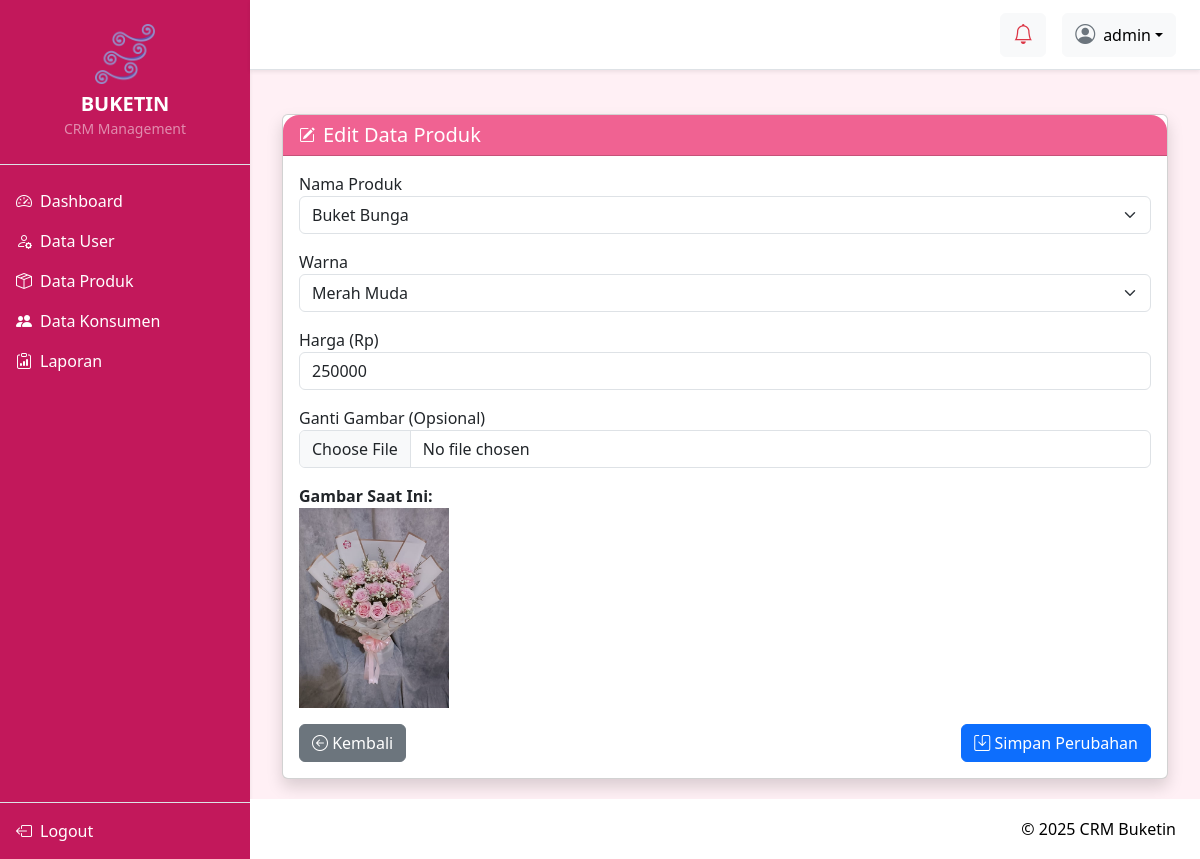
Screenshot of /controller/edit_produk.php?id=3 (signed in) with the database file from the repository.
### tables this page shows
CREATE TABLE `produk` (
  `id` int(11) NOT NULL,
  `nama` varchar(100) NOT NULL,
  `warna` varchar(50) NOT NULL,
  `harga` int(11) NOT NULL,
  `gambar` varchar(255) DEFAULT NULL
);

### controller/edit_produk.php (the view, shortened to what this page needs)
<?php
include '../connect/database.php';
$id = $_GET['id'];
$data = $conn->query("SELECT * FROM produk WHERE id='$id'");
$row = $data->fetch_assoc();
?>
<!DOCTYPE html>
<html lang="id">
<head>
    <link href="https://cdn.jsdelivr.net/npm/bootstrap@5.3.0/dist/css/bootstrap.min.css" rel="stylesheet">
    <link href="https://cdn.jsdelivr.net/npm/bootstrap-icons@1.10.5/font/bootstrap-icons.css" rel="stylesheet">
</head>
<body>
<?php include '../layout/navbar.php'; ?>
<div class="main-content">
    <?php include '../layout/header.php'; ?>
    <div class="content-wrapper">
        <div class="container mt-4">
            <div class="card shadow">
                <div class="card-header bg-warning text-dark d-flex align-items-center">
                    <i class="bi bi-pencil-square me-2"></i>
                    <h5 class="mb-0">Edit Data Produk</h5>
                </div>
                <div class="card-body">
                    <form method="POST" enctype="multipart/form-data">
                        <div class="mb-3">
                            <label for="nama">Nama Produk</label>
                            <select name="nama" id="nama" class="form-select" required>
                                <?php
                                $produkList = ['Buket Bunga', 'Buket Uang', 'Buket Boneka', 'Buket Snack', 'Buket Balon'];
                                foreach ($produkList as $item) {
                                    $selected = $row['nama'] == $item ? 'selected' : '';
                                    echo "<option value='$item' $selected>$item</option>";
                                }
                                ?>
                            </select>
                        </div>
                        <div class="mb-3">
                            <label for="warna">Warna</label>
                            <select name="warna" id="warna" class="form-select" required>
                                <?php
                                $warnaList = ['Merah', 'Putih', 'Kuning', 'Merah Muda', 'Ungu', 'Biru'];
                                foreach ($warnaList as $warna) {
                                    $selected = $row['warna'] == $warna ? 'selected' : '';
                                    echo "<option value='$warna' $selected>$warna</option>";
                                }
                                ?>
                            </select>
                        </div>
                        <div class="mb-3">
                            <label for="harga">Harga (Rp)</label>
                            <input type="number" name="harga" id="harga" class="form-control" value="<?= $row['harga'] ?>" required>
                        </div>
                        <div class="mb-3">
                            <label for="gambar">Ganti Gambar (Opsional)</label>
                            <input type="file" name="gambar" id="gambar" class="form-control" accept="image/*">
                            <div class="mt-3">
                                <strong>Gambar Saat Ini:</strong><br>
                                <img src="../uploads/<?= htmlspecialchars($row['gambar']) ?>" alt="Gambar" width="150" class="preview-img">
                            </div>
                        </div>
                        <div class="d-flex justify-content-between">
                            <a href="../view/produk.php" class="btn btn-secondary">
                                <i class="bi bi-arrow-left-circle"></i> Kembali
                            </a>
                            <button type="submit" class="btn btn-primary">
                                <i class="bi bi-save"></i> Simpan Perubahan
                            </button>
                        </div>
                    </form>
                </div>
            </div>
        </div>
    </div>
    <?php include '../layout/footer.php'; ?>
</div>
</body>
</html>

### controller/edit_produk.php (style rules this page uses)
html, body { margin: 0; height: 100%; overflow: hidden; background-color: #fff0f5; color: #4a4a4a; font-family: 'Segoe UI', sans-serif; }
.main-content { margin-left: 250px; padding-top: 70px; padding-bottom: 60px; height: 100vh; overflow: hidden; display: flex; flex-direction: column; }
.content-wrapper { flex: 1; overflow-y: auto; padding: 20px; }
.card-header { background-color: #f06292 !important; color: white !important; font-weight: 600; border-top-left-radius: 1rem !important; border-top-right-radius: 1rem !important; }

### rows the page displays
produk: harga "250000", gambar (picture)

### other values shown
$_SESSION['role'] "admin"
form field nama "Buket Bunga"
form field warna "Merah Muda"
